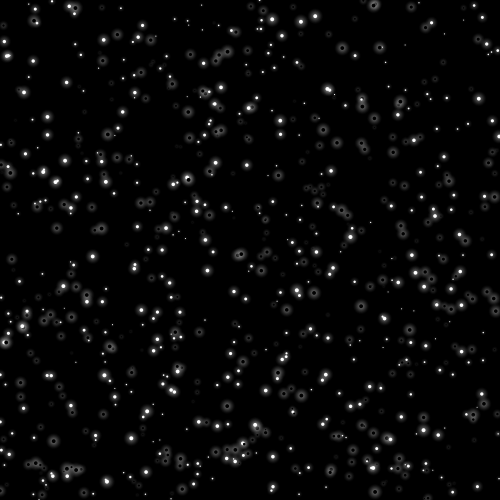
Frame 1 (no input)
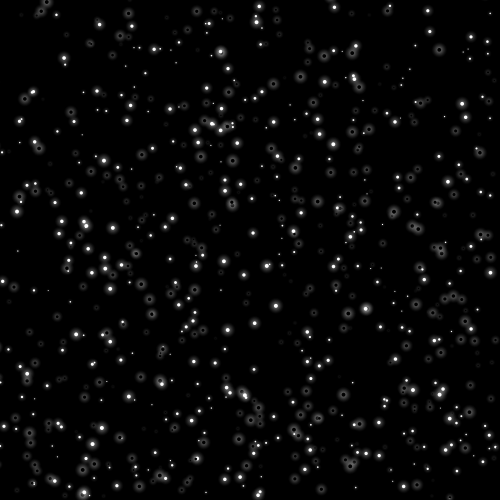
Frame 60 (the mouse pressed at the canvas centre just before this capture)
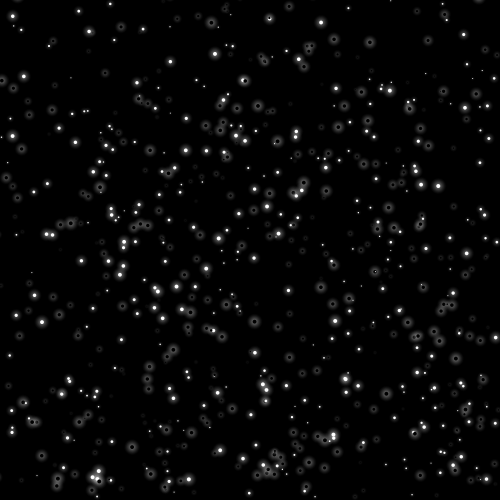
Frame 120 (the mouse held since frame 60 and released just before this capture)

The Processing sketch that drew these frames (run headless with seeded random() and noise(); from frame 60 on, the mouse is pressed at the canvas centre):

// Processing sketch: processing_113507
// ── processing_113507.pde

ArrayList poop;
boolean flag=false;
int distance=50;
void setup()
{
  size(500, 500);
  smooth();
  poop = new ArrayList();
  for (int i=0;i<800;i++)
  {
    Particle P = new Particle();
    poop.add(P);
  }
}


void draw()
{
  background(0);
  for (int i=0;i<poop.size();i++)
  {
    Particle Pn1 = (Particle) poop.get(i);
    Pn1.display();
    Pn1.update();
  }
}

void keyPressed()
{
  flag=!flag;
}

class Particle {
  float x, y, r, fx, fy;
  color c;
  int i=1, j=1;
  Particle( )
  {
    x = random(0, width);
    y = random(0, height);
    r = random(1, 4);
    fx = random(-0.9, 0.9);
    fy = random(-0.9, 0.9);
  }

  void display()
  {
    //---------------blur/glow ----------
    float h = 3;
    for (float r1 = r*4; r1 > 0; --r1) {
      fill(255, h);
      noStroke();
      ellipse(x, y, r1, r1);
      h=(h+1);
    }
    noStroke();
    int t=0; 
    int ik = (int)random(0, 2);
    if (ik==0) t=0;
    if (ik==1) t=255;
    fill(t);
    ellipse(x, y, r, r);
  }

  void update() {
    x = x + j*fx;
    y = y + i*fy;
    if (y > height-r) i=-1;
    if (y < 0+r) i=1;
    if (x > width-r) j=-1;
    if (x < 0+r) j=1;
  }
}
